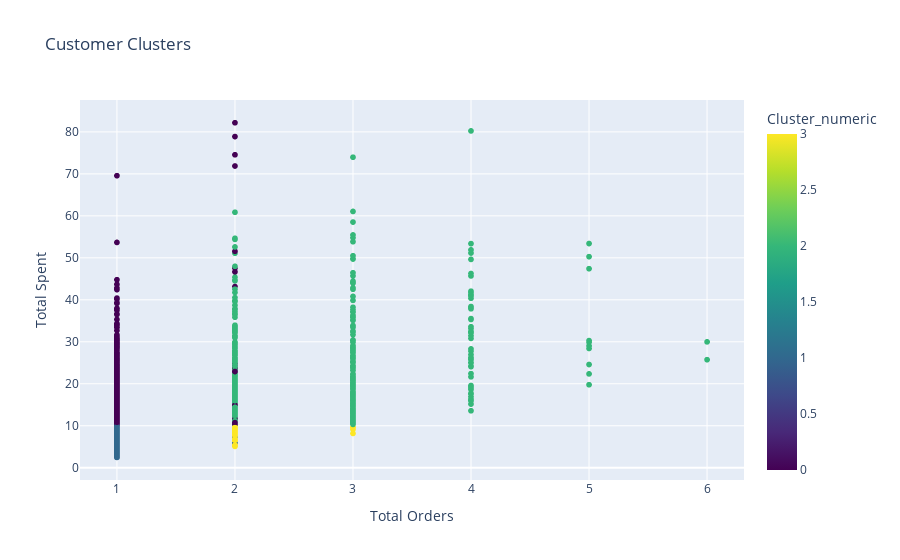

The notebook cell saved with this chart:
### Code cell
import plotly.express as px
import pandas as pd
import joblib
from sklearn.preprocessing import StandardScaler

# Load the trained KNN model and scaler
knn = joblib.load('knn_model.pkl')
scaler = joblib.load('scaler.pkl')

# Assuming 'aggregated_df' is the DataFrame that contains the customer data
# Example customer features
features = aggregated_df[['Total_Orders', 'Total_Spent', 'Total_Quantity', 'Avg_Items_Per_Order']]

# Scale the features using the loaded scaler
scaled_features = scaler.transform(features)

# Use the trained KNN model to predict the cluster for each customer
predicted_clusters = knn.predict(scaled_features)

# Add the predicted cluster to the DataFrame for plotting
aggregated_df['Cluster'] = predicted_clusters

# Map clusters to numeric values for color-coding
aggregated_df['Cluster_numeric'] = pd.Categorical(aggregated_df['Cluster']).codes

# Add the customer ID and labels as hover data
aggregated_df['Hover_data'] = aggregated_df['Total_Orders'].astype(str) + '<br>' + aggregated_df['Total_Spent'].astype(str) + '<br>' + aggregated_df['Cluster']

# Create a plotly scatter plot with hover data
fig = px.scatter(aggregated_df, 
                 x='Total_Orders', 
                 y='Total_Spent', 
                 color='Cluster_numeric', 
                 hover_data={'Cluster': True, 'Total_Orders': True, 'Total_Spent': True},
                 title="Customer Clusters",
                 labels={'Total_Orders': 'Total Orders', 'Total_Spent': 'Total Spent'},
                 color_continuous_scale='viridis')

# Show the plot
fig.show()

### Figure 1 — Plotly figure (JSON) as saved in the notebook; plotly's stock layout.template omitted (floating-point values rounded to 4 significant figures; data arrays with more than 128 entries replaced by an {"elided": "..."} marker saying what was removed)
{"data": [{"customdata": {"elided": "3724x1 str values"}, "hovertemplate": "Total Orders=%{x}<br>Total Spent=%{y}<br>Cluster=%{customdata[0]}<br>Cluster_numeric=%{marker.color}<extra></extra>", "legendgroup": "", "marker": {"color": {"elided": "3724 int values"}, "coloraxis": "coloraxis", "symbol": "circle"}, "mode": "markers", "name": "", "showlegend": false, "type": "scattergl", "x": {"elided": "3724 int values"}, "xaxis": "x", "y": {"elided": "3724 float values"}, "yaxis": "y"}], "layout": {"coloraxis": {"colorbar": {"title": {"text": "Cluster_numeric"}}, "colorscale": [[0, "#440154"], [0.1111, "#482878"], [0.2222, "#3e4989"], [0.3333, "#31688e"], [0.4444, "#26828e"], [0.5556, "#1f9e89"], [0.6667, "#35b779"], [0.7778, "#6ece58"], [0.8889, "#b5de2b"], [1, "#fde725"]]}, "legend": {"tracegroupgap": 0}, "title": {"text": "Customer Clusters"}, "xaxis": {"anchor": "y", "domain": [0, 1], "title": {"text": "Total Orders"}}, "yaxis": {"anchor": "x", "domain": [0, 1], "title": {"text": "Total Spent"}}}}
